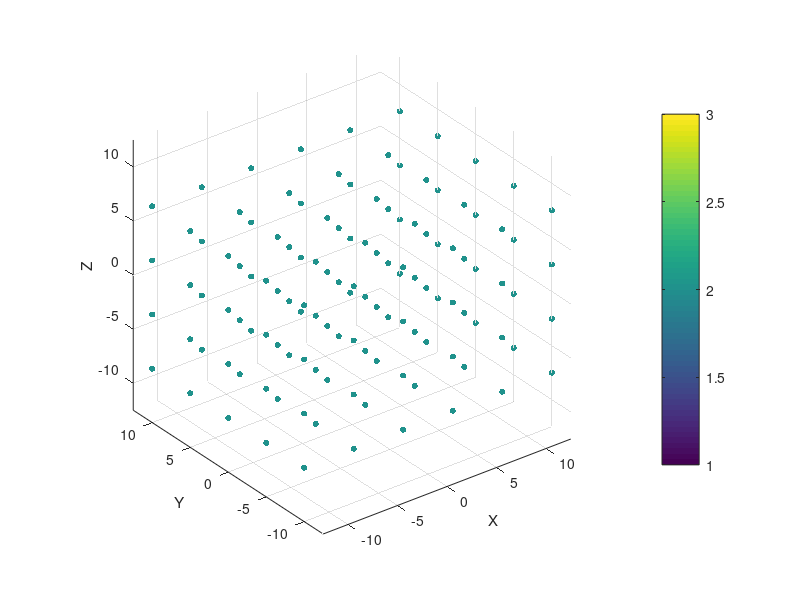

The MATLAB source for this figure: (Note: this script raises an error after producing the figure.)
%使用插值离散法生成每个元胞的结构参数
clc
clear
close all
% Define the left and right ligament width
w_L=2.5;%0-2.5, step 0.5
w_R=-1.5;%0-2.5, step 0.5
% Define the Joint offset
Offset_J=2;% 0 1 2
%Define the joint highet
N_H=3;
% define the anisotropy and distribution of the lattice

% Cell_Offset_ANI=[0 0 4 6];% 0- body centre(0 0 0);1- face centre(0.5, 0 ,0);2- face centre(0, 0.5, 0); 3- face centre(0 0 0.5); 4- edge middle-1(0 0.5 0.5); 5- edge middle-2( 0.5 0 0.5)：6- edge middle-2(0.5 0.5  0)， 7- edge middle-2(0.5 0.5 0.5)
% Drict_ANI=[2 3 2 1];% 1 means the XYZ frame 2: ZXY 3: YZX
% N_cell_M=[2 2 4; 2 2 2; 2 2 2; 2 2 2;] 
% Center_Body_M=[0 0 0;0 0 0; 0 0 0; 0 0 0];

Cell_Offset_ANI=[3 1 1 1];% 0- body centre(0 0 0);1- face centre(0.5, 0 ,0);2- face centre(0, 0.5, 0); 3- face centre(0 0 0.5); 4- edge middle-1(0 0.5 0.5); 5- edge middle-2( 0.5 0 0.5)：6- edge middle-2(0.5 0.5  0)， 7- edge middle-2(0.5 0.5 0.5)
Drict_ANI=[3 3 2 1];% 1 means the XYZ frame 2: ZXY 3: YZX
N_cell_M=[5 4 N_H; 5 4 N_H; 5 4 N_H; 5 4 N_H;] 

% N_cell_M=[3 4 4; 3 4 4;3 4 2; 3 4 4;] 
Center_Body_M=[0 0 0; 0 0 0; 0 0 0; 0 0 0];

% define the topology and thickness feild 
 
Truss_lattice_M=[]
Thick_truss_lattice_M=[]
Point_lattice_M=[ ];
Thick_point_lattice_M=[ ];
for Index_ANI=[ 2 3 4]      %:length(Cell_Offset_ANI) Tifff -> on peut aussi ne pas avoir le TPU ou dautre partie en faisant comme ça : Index_ANI=[ 2 3 4]

    L_cell=5;
    N_cell=N_cell_M(Index_ANI,:);%cell number in length width and height
    L_lattice=L_cell*N_cell;
    
    Center_Body=Center_Body_M(Index_ANI,:);

    Index_Offset=Cell_Offset_ANI(Index_ANI);
    % generate the topology feild of the structure.
    [Xq,Yq,Zq]=meshgrid(linspace(-0.5,0.5,N_cell(1)+1),linspace(-0.5,0.5,N_cell(2)+1),linspace(-0.5,0.5,N_cell(3)+1));

    X=Xq
    Y=Yq;
    Z=Zq;

    R_xy=   sqrt(Xq.^2+Yq.^2);
    R_edge= sqrt(0.5.^2+0.25.^2);

    if  Index_ANI==1
        Topl_index= Zq*0;     
        Thick_index=Zq*0+1;
        Offset_X=Y*L_lattice(1).*Zq*0.0
        Offset_Y=-X*L_lattice(2).*Zq*0.0        
        Offset_Z=0*Zq*L_lattice(3);
     
    
    elseif  Index_ANI==2
        Topl_index= 2+Zq*0; 
        Thick_index=Zq*0+1; 
        Offset_X=Y*L_lattice(1).*Zq*0.0
        Offset_Y=-X*L_lattice(2).*Zq*0.0 
%         Offset_Y = (-Yq*2+4);
        Offset_Z=0*Zq*L_lattice(3) ;
     

    elseif  Index_ANI==3
        Topl_index= 2+Zq*0; 
        Thick_index=Zq*0+1; 
        Offset_X=Y*L_lattice(1).*Zq*0.0;
        Offset_Y=Zq*0;
%         Offset_Y=(0.5+2.5)*(-Yq+0.5)+(8.5-7.5)*(Yq+0.5);         
        Offset_Z=0*Zq*L_lattice(3) ;
    else
        Topl_index= 2+Zq*0; 
        Thick_index=Zq*0+1; 
        Offset_X=Zq*0;
        Offset_Y=Zq*0;      
        Offset_Z=0*Zq;
    end



% 
%     % Topology feild
%     if  Index_ANI==1
%         Topl_index=0+ 0*(1.5+Xq+Yq+Zq);
%     elseif Index_ANI==2
%         Topl_index=2+ 0*(1.5+Xq+Yq+Zq);     
%     else  
%         Topl_index=2+ 0*(1.5+Xq+Yq+Zq);
%     end
% 
%      
%     % Thickness feild
%     if Index_ANI<=25
%        Thick_index=0.75+Zq*0;%-Zq*0.2+0.2*(Topl_index/2-0.5)
%     else
%       Thick_index=0.75+Zq*0;%-Zq*0.2+0.2*(Topl_index/2-0.5)
%     end
% 
% 
%     %Offset feild
%     Offset_X=(-Y*L_lattice(2).*Zq*0.25.*(0.5-Zq)+X*L_lattice(1)  ).*( (0.5-Zq)*(5.5/4.5)+(0.5+Zq)*(5/4.5) )-X*L_lattice(1);
%     Offset_Y=(X*L_lattice(2).*Zq*0.25.*(0.5-Zq)+Y*L_lattice(2) ).*( (0.5-Zq)*(5.5/4.5)+(0.5+Zq)*(5/4.5) )-Y*L_lattice(2);
%     Offset_X=X*0;
%     Offset_Y=Y*0;
%     Offset_Z=-(0/4.5)*Zq*L_lattice(3);
%  
 
    Xq=pagetranspose(Xq);
    Yq=pagetranspose(Yq);
    Zq=pagetranspose(Zq);

    Topl_lattice=interp3(X,Y,Z,Topl_index,Xq,Yq,Zq);
    Thick_lattice=interp3(X,Y,Z,Thick_index,Xq,Yq,Zq);
    Xq_lattice=interp3(X,Y,Z,X,Xq,Yq,Zq);
    Yq_lattice=interp3(X,Y,Z,Y,Xq,Yq,Zq);
    Zq_lattice=interp3(X,Y,Z,Z,Xq,Yq,Zq);


    Topl_lattice_1=(Topl_lattice(:,1:end-1,1:end-1)+Topl_lattice(:,2:end,2:end))/2;
    Xq_1=(Xq_lattice(:,1:end-1,1:end-1)+Xq_lattice(:,2:end,2:end))/2;
    Yq_1=(Yq_lattice(:,1:end-1,1:end-1)+Yq_lattice(:,2:end,2:end))/2;
    Zq_1=(Zq_lattice(:,1:end-1,1:end-1)+Zq_lattice(:,2:end,2:end))/2;

    Topl_lattice_2=(Topl_lattice(1:end-1,:,1:end-1)+Topl_lattice(2:end,:,2:end))/2;
    Xq_2=(Xq_lattice(1:end-1,:,1:end-1)+Xq_lattice(2:end,:,2:end))/2;
    Yq_2=(Yq_lattice(1:end-1,:,1:end-1)+Yq_lattice(2:end,:,2:end))/2;
    Zq_2=(Zq_lattice(1:end-1,:,1:end-1)+Zq_lattice(2:end,:,2:end))/2;

    Topl_lattice_3=(Topl_lattice(1:end-1,1:end-1,:)+Topl_lattice(2:end,2:end,:))/2;
    Xq_3=(Xq_lattice(1:end-1,1:end-1,:)+Xq_lattice(2:end,2:end,:))/2;
    Yq_3=(Yq_lattice(1:end-1,1:end-1,:)+Yq_lattice(2:end,2:end,:))/2;
    Zq_3=(Zq_lattice(1:end-1,1:end-1,:)+Zq_lattice(2:end,2:end,:))/2;

    Topl_lattice_0=(Topl_lattice(1:end-1,1:end-1,1:end-1)+Topl_lattice(2:end,2:end,2:end))/2;
    Xq_0=(Xq_lattice(1:end-1,1:end-1,1:end-1)+Xq_lattice(2:end,2:end,2:end))/2;
    Yq_0=(Yq_lattice(1:end-1,1:end-1,1:end-1)+Yq_lattice(2:end,2:end,2:end))/2;
    Zq_0=(Zq_lattice(1:end-1,1:end-1,1:end-1)+Zq_lattice(2:end,2:end,2:end))/2;

    figure(1)
    scatter3(Xq_lattice(:)*L_lattice(1)+Center_Body(1), ...
        Yq_lattice(:)*L_lattice(2)+Center_Body(2), ...
        Zq_lattice(:)*L_lattice(3)+Center_Body(3),20,Topl_lattice(:),'filled')
    hold on
    % for ii=1:N_cell(3)
    %     plot3(Xq_1(:,:,ii)*L_lattice(1),Yq_1(:,:,ii)*L_lattice(2),Zq_1(:,:,ii)*L_lattice(3),'k--')
    % end
    %
    % % scatter3(Xq_2(:)*L_lattice(1),Yq_2(:)*L_lattice(2),Zq_2(:)*L_lattice(3),[],Topl_lattice_2(:),'filled')
    %
    % for ii=1:N_cell(3)
    %     plot3(Xq_2(:,:,ii)'*L_lattice(1),Yq_2(:,:,ii)'*L_lattice(2),Zq_2(:,:,ii)'*L_lattice(3),'k--')
    % end
    % % scatter3(Xq_3(:)*L_lattice(1),Yq_3(:)*L_lattice(2),Zq_3(:)*L_lattice(3),[],Topl_lattice_3(:),'filled')
    %
    % plot3(reshape(Xq_3,[],N_cell(3)+1)'*L_lattice(1), ...
    %     reshape(Yq_3,[],N_cell(3)+1)'*L_lattice(2), ...
    %     reshape(Zq_3,[],N_cell(3)+1)'*L_lattice(3),'k--')
    colorbar
%   colormap copper

    axis equal
    xlabel('X')
    ylabel('Y')
    zlabel('Z')

    % figure(2)
    Truss_lattice=[];
    Point_lattice=[];
    Thick_point_lattice=[];
    Thick_truss_lattice=[];
    Topl_truss_lattice=[];
    Point_cell=[];
    Seq_cell=[];
    Truss_Offset_lattice=[];
    for ii=1:N_cell(1)
        for jj=1:N_cell(2)
            for kk=1:N_cell(3)
                Var=Topl_lattice([ii ii+1],[jj,jj+1],[kk,kk+1]);
                Var=Var(:);
                P_cell=[Xq_0(ii,jj,kk)*N_cell(1),Yq_0(ii,jj,kk)*N_cell(2),...
                    Zq_0(ii,jj,kk)*N_cell(3)]*L_cell;
                if Index_Offset==0
                    [Point_cell{ii,jj,kk}, Seq_cell{ii,jj,kk}]=BCC2TCubeGenerator_0(L_cell,Var,Drict_ANI(Index_ANI));
                elseif Index_Offset==1
                    [Point_cell{ii,jj,kk}, Seq_cell{ii,jj,kk}]=BCC2TCubeGenerator_1(L_cell,Var,Drict_ANI(Index_ANI));
                elseif Index_Offset==2
                    [Point_cell{ii,jj,kk}, Seq_cell{ii,jj,kk}]=BCC2TCubeGenerator_2(L_cell,Var,Drict_ANI(Index_ANI));
                elseif Index_Offset==3
                    [Point_cell{ii,jj,kk}, Seq_cell{ii,jj,kk}]=BCC2TCubeGenerator_3(L_cell,Var,Drict_ANI(Index_ANI));
                elseif Index_Offset==4
                    [Point_cell{ii,jj,kk}, Seq_cell{ii,jj,kk}]=BCC2TCubeGenerator_4(L_cell,Var,Drict_ANI(Index_ANI));                
                elseif Index_Offset==5
                    [Point_cell{ii,jj,kk}, Seq_cell{ii,jj,kk}]=BCC2TCubeGenerator_5(L_cell,Var,Drict_ANI(Index_ANI));
                elseif Index_Offset==6
                    [Point_cell{ii,jj,kk}, Seq_cell{ii,jj,kk}]=BCC2TCubeGenerator_6(L_cell,Var,Drict_ANI(Index_ANI));
                elseif Index_Offset==7
                    [Point_cell{ii,jj,kk}, Seq_cell{ii,jj,kk}]=BCC2TCubeGenerator_7(L_cell,Var,Drict_ANI(Index_ANI));
                elseif Index_Offset==8
                    [Point_cell{ii,jj,kk}, Seq_cell{ii,jj,kk}]=BCC2TCubeGenerator_8(L_cell,Var,Drict_ANI(Index_ANI));
                end
                % caculate the thickness value at the cell point
                Point_cell_lattice=P_cell'+Point_cell{ii,jj,kk};
                Thick_point_cell=interp3(X*L_lattice(1),Y*L_lattice(2),Z*L_lattice(3), ...
                    Thick_index,Point_cell_lattice(1,:),Point_cell_lattice(2,:),Point_cell_lattice(3,:));
                Topl_point_cell=interp3(X*L_lattice(1),Y*L_lattice(2),Z*L_lattice(3), ...
                Topl_index,Point_cell_lattice(1,:),Point_cell_lattice(2,:),Point_cell_lattice(3,:));
 

                
                Truss_cell_1=[];
                Truss_cell_2=[];
                Thick_truss_cell_1=[];
                Thick_truss_cell_2=[];
                % choose the selected beam for stacking
                Seq_cell_1=[];
                Seq_cell_2=[];
                Topl_truss_cell_1=[];
                Topl_truss_cell_2=[];

                Seq_cell_1=Seq_cell{ii,jj,kk}{1};
                for mm=1:size(Seq_cell_1,1)
                    Truss_cell_1(mm,:)=reshape(P_cell'+Point_cell{ii,jj,kk}(:,Seq_cell_1(mm,:)),1,[]);
                    Thick_truss_cell_1(mm,:)=Thick_point_cell(Seq_cell_1(mm,:));
                    Topl_truss_cell_1(mm,:)=Topl_point_cell(Seq_cell_1(mm,:));
                end



                Seq_cell_2=[Seq_cell{ii,jj,kk}{2}{1};Seq_cell{ii,jj,kk}{3}{1};Seq_cell{ii,jj,kk}{4}{1}];
                Seq_cell_2=[Seq_cell_2;Seq_cell{ii,jj,kk}{5}{1};Seq_cell{ii,jj,kk}{6}{1};Seq_cell{ii,jj,kk}{7}{1}];
                if Drict_ANI(Index_ANI)==1
                    Id_1=ii;  Id_2=jj; Id_3=kk; D_1=1; D_2=2; D_3=3;
                elseif Drict_ANI(Index_ANI)==2
                    Id_1=kk;  Id_2=ii; Id_3=jj; D_1=3; D_2=1; D_3=2;
                elseif Drict_ANI(Index_ANI)==3
                    Id_1=jj;  Id_2=kk; Id_3=ii; D_1=2; D_2=3; D_3=1;                 
                end

                %edge share
                if Id_1==N_cell(D_1)&Id_2==N_cell(D_2)
                    Seq_cell_2=[Seq_cell_2;Seq_cell{ii,jj,kk}{5}{2}];
                    Seq_cell_2=[Seq_cell_2;Seq_cell{ii,jj,kk}{5}{3}];
                    Seq_cell_2=[Seq_cell_2;Seq_cell{ii,jj,kk}{5}{4}];
                elseif Id_1==N_cell(D_1)
                    Seq_cell_2=[Seq_cell_2;Seq_cell{ii,jj,kk}{5}{2}];
                elseif Id_2==N_cell(D_2)
                    Seq_cell_2=[Seq_cell_2;Seq_cell{ii,jj,kk}{5}{3}];
                end
                %face share
                if Id_1==N_cell(D_1)
                    Seq_cell_2=[Seq_cell_2;Seq_cell{ii,jj,kk}{2}{2}];
                end
                if Id_2==N_cell(D_2)
                    Seq_cell_2=[Seq_cell_2;Seq_cell{ii,jj,kk}{3}{2}];
                end
                if Id_3==N_cell(D_3)
                    Seq_cell_2=[Seq_cell_2;Seq_cell{ii,jj,kk}{4}{2}];
                end
                  

                 

                for nn=1:size(Seq_cell_2,1)
                    Truss_cell_2(nn,:)=reshape(P_cell'+Point_cell{ii,jj,kk}(:,Seq_cell_2(nn,:)),1,[]);
                    Thick_truss_cell_2(nn,:)=Thick_point_cell(Seq_cell_2(nn,:));
                    Topl_truss_cell_2(nn,:)=Topl_point_cell(Seq_cell_2(nn,:));
                end

                Truss_lattice=[Truss_lattice;Truss_cell_1;Truss_cell_2];
                Point_lattice=[Point_lattice,P_cell'+Point_cell{ii,jj,kk}];
                Thick_point_lattice=[Thick_point_lattice,Thick_point_cell];
                Thick_truss_lattice=[Thick_truss_lattice;Thick_truss_cell_1;Thick_truss_cell_2];
                Topl_truss_lattice=[Topl_truss_lattice;Topl_truss_cell_1;Topl_truss_cell_2];


            end
        end
    end

    Point_Offset_lattice=[];
    Point_Offset_lattice(1,:)=interp3(X*L_lattice(1),Y*L_lattice(2),Z*L_lattice(3),Offset_X,Point_lattice(1,:),Point_lattice(2,:),Point_lattice(3,:));
    Point_Offset_lattice(2,:)=interp3(X*L_lattice(1),Y*L_lattice(2),Z*L_lattice(3),Offset_Y,Point_lattice(1,:),Point_lattice(2,:),Point_lattice(3,:));
    Point_Offset_lattice(3,:)=interp3(X*L_lattice(1),Y*L_lattice(2),Z*L_lattice(3),Offset_Z,Point_lattice(1,:),Point_lattice(2,:),Point_lattice(3,:));
    Point_lattice=Point_lattice+Point_Offset_lattice;
    Point_lattice=Point_lattice+Center_Body';

    
    Sign_point_1= Point_lattice(3,:)+Point_lattice(1,:)+Offset_J*L_cell ;
    Sign_point_2= Point_lattice(3,:)-Point_lattice(1,:)-Offset_J*L_cell  ;
    Sign_point_3= Point_lattice(3,:);% Z
    Sign_point_4= Point_lattice(1,:);% X
    Sign_point_5= Point_lattice(2,:);% Y<-- AJOUT : On récupère l'axe Y (ligne 2)
     
    if Index_ANI==1      
        Sign_1=( Sign_point_1 >(-0.5*L_cell-1e-2) )& ( Sign_point_2 <( 0.5*L_cell+1e-2) );  
        Sign_2=( Sign_point_1 <( 0.5*L_cell+1e-2) )& ( Sign_point_2 >(-0.5*L_cell-1e-2) );     
        Sign_3=( Sign_point_3 < 0.5*(N_H-1)*L_cell+1e-2)&(Sign_point_3 >-0.5*(N_H-1)*L_cell-1e-2);
        Sign_4=( Sign_point_4 > -w_L*L_cell-1e-2 )&(Sign_point_4 <w_R*L_cell+1e-2);
        
        % <-- AJOUT : Exemple pour rogner tout ce qui dépasse Y = 10 ou Y = -10
        %Sign_5=( Sign_point_5 > 0 );
        
        range_point=find( (Sign_1|Sign_2)&Sign_3&Sign_4)
     
    else    

        Sign_1= ( Sign_point_1 >(0*L_cell-1e-2) )& ( Sign_point_2 >(0*L_cell-1e-2) );  
        Sign_2= ( Sign_point_1 <(0*L_cell+1e-2) )& ( Sign_point_2 <(0*L_cell+1e-2) );          
        Sign_3= ( Sign_point_3 < 0*L_cell+1e-2)|(Sign_point_3 >0.5*L_cell-1e-2) ;

        % <-- AJOUT : Exemple pour rogner tout ce qui dépasse Y = 10 ou Y = -10
        %Sign_5=( Sign_point_5 > -5 ) & ( Sign_point_5 < 5 );
        Sign_4 = (Sign_point_4 < 0+1e-2);        
        Sign_5 = (Sign_point_5 < 0+1e-2);
        Sign_6 = (Sign_point_3 > -10-1e-2);
        
        range_point=find((Sign_1|Sign_2) & Sign_3 & Sign_4 & Sign_5 & Sign_6)

    end
% range_point2=range_point
% range_point=range_point2
%     load('Sec12_1.mat','range_point')
%     sum(abs(range_point2-range_point))
%     if Index_ANI==1
%         load('Sec12_1.mat')
%     elseif Index_ANI==2
%         load('Sec12_2.mat')
%     elseif Index_ANI==3
%         load('Sec12_3.mat')
%     end
    Point_lattice=Point_lattice(:,range_point);
    Thick_point_lattice=Thick_point_lattice(:,range_point);

     

    Truss_Offset_lattice(:,[1,4])=interp3(X*L_lattice(1),Y*L_lattice(2),Z*L_lattice(3),Offset_X,Truss_lattice(:,[1,4]),Truss_lattice(:,[2,5]),Truss_lattice(:,[3,6]));
    Truss_Offset_lattice(:,[2,5])=interp3(X*L_lattice(1),Y*L_lattice(2),Z*L_lattice(3),Offset_Y,Truss_lattice(:,[1,4]),Truss_lattice(:,[2,5]),Truss_lattice(:,[3,6]));
    Truss_Offset_lattice(:,[3,6])=interp3(X*L_lattice(1),Y*L_lattice(2),Z*L_lattice(3),Offset_Z,Truss_lattice(:,[1,4]),Truss_lattice(:,[2,5]),Truss_lattice(:,[3,6]));
    Truss_lattice=Truss_lattice+Truss_Offset_lattice;    
    Truss_lattice=Truss_lattice+[Center_Body,Center_Body];

   


    Sign_truss_1_1=  (Truss_lattice(:,3)+Truss_lattice(:,1)+Offset_J*L_cell);
    Sign_truss_1_2=  (Truss_lattice(:,3)-Truss_lattice(:,1)-Offset_J*L_cell);
    

    % <-- AJOUT : Axe Y de l'extrémité 1 (colonne 2)
    Sign_truss_1_3=  (Truss_lattice(:,3));% Z
    Sign_truss_1_4=  (Truss_lattice(:,1));% X
    Sign_truss_1_5=  (Truss_lattice(:,2));% Y

    Sign_truss_2_1=  (Truss_lattice(:,6)+Truss_lattice(:,4)+Offset_J*L_cell);
    Sign_truss_2_2=  (Truss_lattice(:,6)-Truss_lattice(:,4)-Offset_J*L_cell);
   

    % <-- AJOUT : Axe Y de l'extrémité 2 (colonne 5)
    Sign_truss_2_3=   (Truss_lattice(:,6));% Z
    Sign_truss_2_4=   (Truss_lattice(:,4));% X
    Sign_truss_2_5=   (Truss_lattice(:,5));% Y
    

    if Index_ANI==1        

        Sign_1 =  ( (Sign_truss_1_1>(-0.5*L_cell-1e-2)& Sign_truss_1_2<(0.5*L_cell+1e-2))  ...
            & (Sign_truss_2_1>(-0.5*L_cell-1e-2)& Sign_truss_2_2<(0.5*L_cell+1e-2)) )  ;
        Sign_2 =  ( (Sign_truss_1_1<(0.5*L_cell+1e-2)& Sign_truss_1_2>(-0.5*L_cell-1e-2))  ...
            & (Sign_truss_2_1<(0.5*L_cell+1e-2)& Sign_truss_2_2>(-0.5*L_cell-1e-2)) )  ;
        Sign_3 = (Sign_truss_1_3>-0.5*(N_H-1)*L_cell-1e-2)&(Sign_truss_2_3>-0.5*(N_H-1)*L_cell-1e-2)&...
                 (Sign_truss_1_3<0.5*(N_H-1)*L_cell+1e-2)&(Sign_truss_2_3<0.5*(N_H-1)*L_cell+1e-2) ;
        Sign_4 = (Sign_truss_1_4>-w_L*L_cell-1e-2)&(Sign_truss_2_4>-w_L*L_cell-1e-2)&...
                 (Sign_truss_1_4<w_R*L_cell+1e-2)&(Sign_truss_2_4<w_R*L_cell+1e-2) ;

        % <-- AJOUT : La même condition de coupe pour les deux extrémités du cylindre
        Sign_5 = (Sign_truss_1_5 > -5) & (Sign_truss_2_5 > -5) & (Sign_truss_1_5 < 5) & (Sign_truss_2_5 < 5);
        
        range_truss=find((Sign_1|Sign_2)&(Sign_3)&(Sign_4)); % &(Sign_5)

    else 
        Sign_1 =  ( (Sign_truss_1_1>(0*L_cell-1e-2)& Sign_truss_1_2>(0*L_cell-1e-2))  ...
            & (Sign_truss_2_1>(0*L_cell-1e-2)& Sign_truss_2_2>(0*L_cell-1e-2)) )  ;
        Sign_2 =  ( (Sign_truss_1_1<(0*L_cell+1e-2)& Sign_truss_1_2<(0*L_cell+1e-2))  ...
            & (Sign_truss_2_1<(0*L_cell+1e-2)& Sign_truss_2_2<(0*L_cell+1e-2)) )  ;
        Sign_3 = (Sign_truss_1_3>0.5*L_cell-1e-2)&(Sign_truss_2_3>0.5*L_cell-1e-2) ;
        Sign_4 = (Sign_truss_1_3<0*L_cell+1e-2)&(Sign_truss_2_3<0*L_cell+1e-2) ;
        % <-- AJOUT : La même condition de coupe pour les deux extrémités du cylindre

        Sign_5 = (Sign_truss_1_4 < 2.5+1e-2) & (Sign_truss_2_4 < 2.5+1e-2);        
        Sign_6 = (Sign_truss_1_3 > -15-1e-2) & (Sign_truss_2_3 > -15-1e-2);
        % Sign_7 = (Sign_truss_1_3 > -5) & (Sign_truss_2_4 > -5) & (Sign_truss_1_4 < 20) & (Sign_truss_2_4 < 20);
        
        range_truss=find((1|(Sign_1|Sign_2)&(Sign_3|Sign_4))&(Sign_5)&(Sign_6)); %range_truss=find(1|(Sign_1|Sign_2)&(Sign_3|Sign_4)); Tifff pour garder certains bouts
    end
 
%     if Index_ANI==1
%         load('Sec12_1.mat')
%     elseif Index_ANI==2
%         load('Sec12_2.mat')
%     elseif Index_ANI==3
%         load('Sec12_3.mat')
%     end
    Truss_lattice=Truss_lattice(range_truss,:);
    Thick_truss_lattice=Thick_truss_lattice(range_truss,:);
    Topl_truss_lattice=Topl_truss_lattice(range_truss,:);


%     if Index_ANI==1
%         save('Sec12_1.mat','range_point','range_truss')
%     elseif Index_ANI==2
%         save('Sec12_2.mat','range_point','range_truss')
%     elseif Index_ANI==3
%         save('Sec12_3.mat','range_point','range_truss')
%     end

    




    figure(2)
    hold on
%     scatter3(Point_lattice(1,:),Point_lattice(2,:),Point_lattice(3,:))
%     plot3(Truss_lattice(:,[1 4])',Truss_lattice(:,[2 5])',Truss_lattice(:,[3 6])','-','color',[0 0.45 0.64],'markersize',2)

Min_Z=min(Truss_lattice(:,[3 6]),[],'all')
Max_Z=max(Truss_lattice(:,[3 6]),[],'all')
figure(2)
hold on
for ii=1:size(Truss_lattice,1)
    %Draw_cylinder(Truss_lattice(ii,1:3),Truss_lattice(ii,4:6),Thick_truss_lattice(ii,1:2),Topl_truss_lattice(ii,1:2)')
    Draw_grad_lines(Truss_lattice(ii,1:3),Truss_lattice(ii,4:6), Topl_truss_lattice(ii,1:2)',2 )
    %Draw_grad_lines(Truss_lattice(ii,1:3),Truss_lattice(ii,4:6), 2*(Truss_lattice(ii,[3 6])'-Min_Z)/(Max_Z-Min_Z),2 )
end

axis equal
xlabel('X')
ylabel('Y')
zlabel('Z')
grid on

    axis equal
    xlabel('X')
    ylabel('Y')
    zlabel('Z')
   Truss_lattice_M=[Truss_lattice_M;Truss_lattice];
   Thick_truss_lattice_M=[Thick_truss_lattice_M;Thick_truss_lattice];
   Point_lattice_M=[Point_lattice_M,Point_lattice];
   Thick_point_lattice_M=[Thick_point_lattice_M,Thick_point_lattice];


view([0 -1 0])

 


   if Index_ANI==1 || Index_ANI==4
       %
       output_data_1=[(Truss_lattice_M(:,1:3)+Truss_lattice_M(:,4:6))/2,(Truss_lattice_M(:,4:6)-Truss_lattice_M(:,1:3))/2,Thick_truss_lattice_M];
       output_data_1(sum(abs(output_data_1(:,4:6)),2)<0.05,:)=[];

       % generate and write the geo text for modeling
       Position_truss=output_data_1(:,1:3)+[0 0 10];
       Vector_truss=output_data_1(:,4:6);
       length_truss=sqrt(sum(Vector_truss.^2,2));
       d_truss=output_data_1(:,7:8);
       angle_b_truss = acosd(Vector_truss(:,3)./length_truss);  % inclination angle
       angle_c_truss = atan2d(Vector_truss(:,2),Vector_truss(:,1));     %azimuthal angle

       output_data_2=[Point_lattice_M',Thick_point_lattice_M'];
       [C,ia,ic]=unique(output_data_2(:,1:3),"rows");
       output_data_2=output_data_2(ia,:);

       if  Index_ANI==1
           fileID = fopen(['C:\1-Tifaine\01_COURS_EPFL_01\2-Master\Projets semestre-master\Lattice Multi-DoF Gripper\Week_14\1Dof_Joint_SP_Lattice_2_config_bloc_3Height_3width_PLA.scad'],'w');
           Truss_lattice_M=[]
           Thick_truss_lattice_M=[]
           Point_lattice_M=[ ];
           Thick_point_lattice_M=[ ];
       elseif Index_ANI==4
           fileID = fopen(['C:\1-Tifaine\01_COURS_EPFL_01\2-Master\Projets semestre-master\Lattice Multi-DoF Gripper\Week_14\1Dof_Joint_SP_Lattice_1_config_bloc_3Height_3width_PLA.scad'],'w');
       end
       % fprintf(fileID,'intersection() {\n');
       % fprintf(fileID,'translate( v=[ 0, 0,  0]){cylinder(h= 10,d1=46,d2=38,center=true,$fn=6);};\n');
       fprintf(fileID,'union() {\n');
       % fprintf(fileID,'   translate( v=[ 30,  30,  5]){cube(size = [60, 60,0.5], center = true);};\n');
       fprintf(fileID,'   translate( v=[%8.5f, %8.5f, %8.5f]){rotate([0, %8.5f, %8.5f]){cylinder(h= %8.5f,d1= %8.5f,d2= %8.5f,center=true,$fn=12);};};\n',...
           [Position_truss,angle_b_truss,angle_c_truss,2*length_truss,d_truss]');


       % fprintf(fileID,'Sphere(%d) = {%8.5f, %8.5f, %8.5f, 0.375, -Pi/2, Pi/2, 2*Pi};\n',...
       %     [100+size(output_data_1,1)+(1:size(output_data_2,1))',output_data_2]');
       Position_sphere=output_data_2(:,1:3)+[0 0 10];
       d_sphere=output_data_2(:,4);
       fprintf(fileID,'   translate( v=[%8.5f, %8.5f, %8.5f]) {sphere(d= %8.5f,$fn=12);};\n',[Position_sphere, d_sphere]');
       fprintf(fileID,'};\n');
       % fprintf(fileID,'};\n');
       % fprintf(fileID,'Mesh.MeshSizeFromCurvature = 20;\n');
       % fprintf(fileID,'Mesh.MeshSizeMin = 0.01;\n');
       % fprintf(fileID,'Mesh.MeshSizeMax = 0.3;\n');
       % fprintf(fileID,'Coherence;\n');
       fclose(fileID);
   end

end
